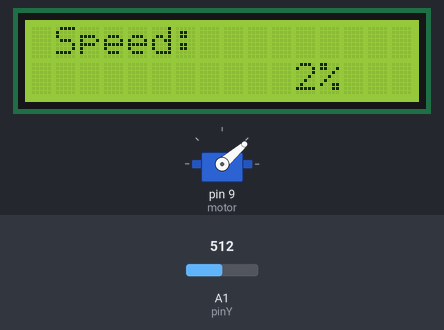
The sketch below on a simulated Arduino Uno, built with avr-gcc and run on an emulated ATmega328P. Parts: 16×2 character LCD, servo. Inputs (shaded band) come from the test bench; at power-on: A1 (pinY) = 512.

Above: at 2.2 s.
2.3 s: A1 (pinY) set to 716
At 3.5 s:
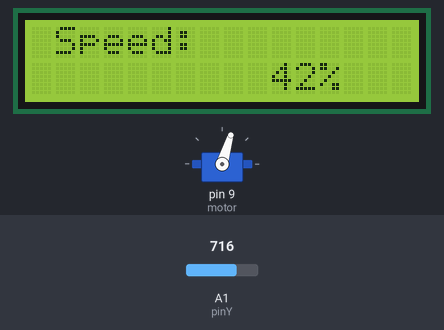
3.8 s: A1 (pinY) set to 900
At 4.2 s:
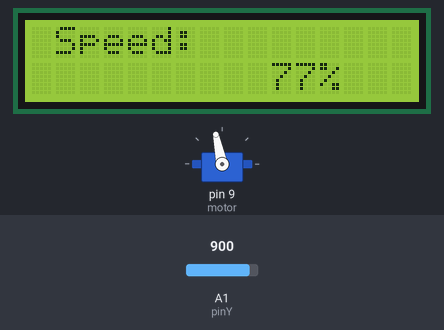
5.4 s: A1 (pinY) set to 1023
At 6.0 s:
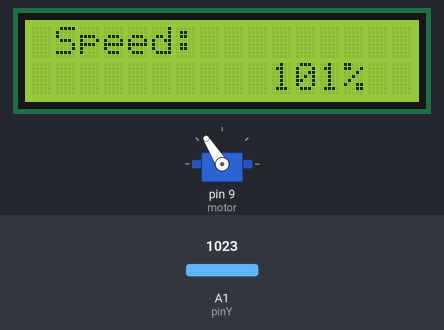
7.0 s: A1 (pinY) set to 487
At 7.8 s:
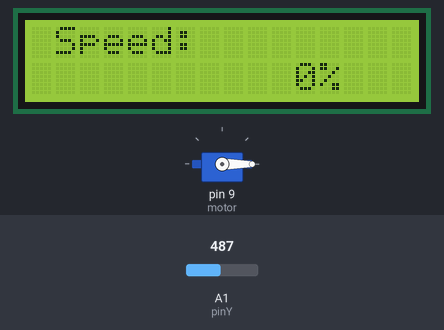
8.6 s: A1 (pinY) set to 505
At 9.9 s:
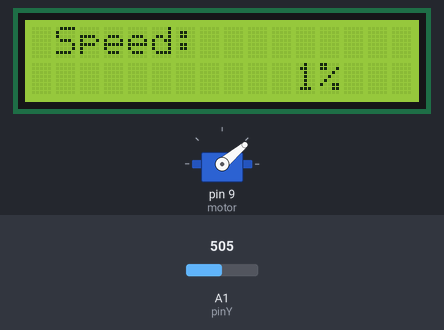
10.3 s: A1 (pinY) set to 306
At 11.5 s:
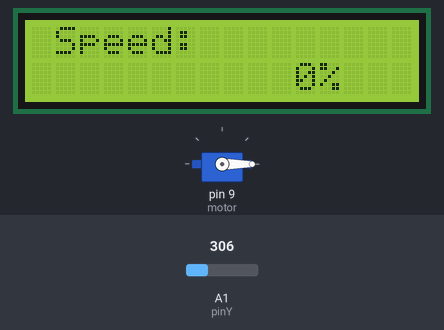
Timing chart, 0 to 12.8 s (numbered marks = the images above; inputs shaded):
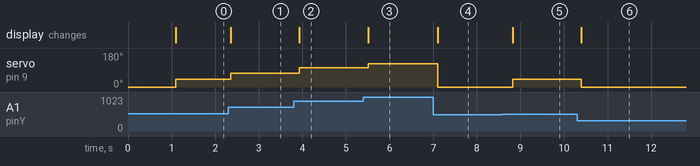

The sketch:

2.ino
```cpp
#include <Wire.h>
#include <LiquidCrystal_I2C.h>
#include <Servo.h>

#define pinY A1

LiquidCrystal_I2C lcd(0x27,16,2);
Servo motor;

void setup() {
  Serial.begin(9600);
  motor.writeMicroseconds(0);
  pinMode(pinY, INPUT);

  lcd.init();
  lcd.backlight();
  lcd.home();
  lcd.print("Welcome!");
  motor.attach(9);
  delay(1000);
}

void loop() {
  int percent;
  int val = analogRead(pinY);
  lcd.clear();
  lcd.home();
  lcd.setCursor(1, 0);
  if (val > 497){
    val = map(val, 497, 1023, 945, 1800);
    percent = map(val, 945, 1790, 0, 100);
    lcd.print("Speed:");
    if (percent==100)lcd.setCursor(9, 1);
    else {
      if(percent<10) lcd.setCursor(11, 1);
      else lcd.setCursor(10, 1);
    }
    lcd.print(percent);
    lcd.print("\x25");
    motor.writeMicroseconds(val);
    delay(100);
  }
  else
  {
    lcd.print("Speed:");
    lcd.setCursor(11, 1);
    lcd.print(0);
    lcd.print("\x25");
    motor.writeMicroseconds(0);
  }
  delay(200);
}
```

Measured:
- the behaviour switches between 497 and 498 on A1 (pinY) (found by bisection; images 4 and 5)
- after the input at 2.3 s, servo on pin 9 (motor): 41° → 73° after 0.05 s; the display: changes after 0.05 s (image 1)
- after the input at 3.8 s, servo on pin 9 (motor): 73° → 102° after 0.13 s; the display: changes after 0.13 s (image 2)
- after the input at 5.4 s, servo on pin 9 (motor): 102° → 122° after 0.12 s; the display: changes after 0.12 s (image 3)
- after the input at 7.0 s, servo on pin 9 (motor): 122° → 0° after 0.10 s; the display: changes after 0.10 s (image 4)
- after the input at 8.6 s, servo on pin 9 (motor): 0° → 40° after 0.22 s; the display: changes after 0.22 s (image 5)
- after the input at 10.3 s, servo on pin 9 (motor): 40° → 0° after 0.10 s; the display: changes after 0.10 s (image 6)
